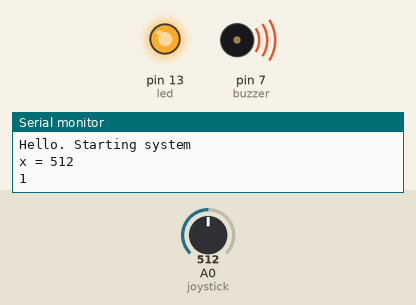
A sketch run on a simulated Arduino Uno, built with avr-gcc and run on an emulated ATmega328P. Parts: output pins drawn as LEDs (lit = HIGH), buzzer (waves = sounding), the last lines printed to the serial monitor. The test bench sets the inputs (shaded band); at power-on: A0 (joystick) = 512.

Above: at 0.2 s.
At 59.6 s:
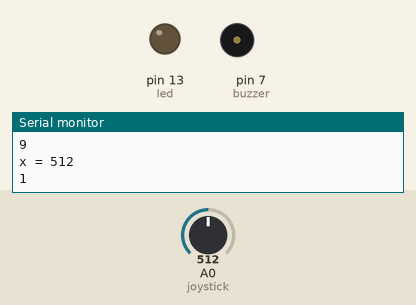
Timing chart, 0 to 63.1 s (numbered marks = the images above):
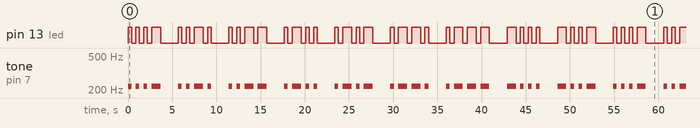

The sketch:

Project_2_-_Code.ino
```cpp
char nums[10][5] = {"0000","0001","0010","0011","0100","0101","0110","0111","1000","1001"};


#define joystick  A0 // Arduino pin connected to VRX pin

int xValue = 0; // To store value of the X axis

void setup()
{
  pinMode(LED_BUILTIN, OUTPUT);	// led
  pinMode(7, OUTPUT); 			// buzzer

  Serial.begin(9600);
  Serial.println("Hello. Starting system");
}

void loop()
{


  // pot
  // read analog X and Y analog values
  xValue = analogRead(joystick);

  // print data to Serial Monitor on Arduino IDE
  Serial.print("x = ");
  Serial.println(xValue);


  if(xValue>511){

	// upwards
    int a = 0;
    while (a < 9){
      a += 1;
      Serial.println(a);
      visu(nums[a]);
      delay(1500);
    }

  }else{

  	// downwards
    int a = 10;
  	while (a > 1){
    	a -= 1;
        Serial.println(a);
        visu(nums[a]);
      	delay(1500);
    }

  }

}

void line()
{
  digitalWrite(LED_BUILTIN, HIGH);
  tone(7, 220, 1000);
  delay(1000);
  digitalWrite(LED_BUILTIN, LOW);
  delay(500);
}

void dot()
{
  digitalWrite(LED_BUILTIN, HIGH);
  tone(7, 220, 400);
  delay(400);
  digitalWrite(LED_BUILTIN, LOW);
  delay(500);
}


// n is an element of the array nums, i.e. "0001"
void visu(char *n)
{
  for (int i = 0; i < 4; i++) {
    if (n[i] == '0') {
      dot();
    } else {
      line();
    }
  }
}
```

Measured:
- by itself, pin 13 (led): moves between LOW and HIGH, repeating every 54.9 s
- by itself, tone on pin 7 (buzzer): plays 220 Hz for 0.40 s, 220 Hz for 0.40 s, 220 Hz for 0.40 s, 220 Hz for 1.0 s, 220 Hz for 0.40 s, 220 Hz for 0.40 s … (87 notes in this stretch)
